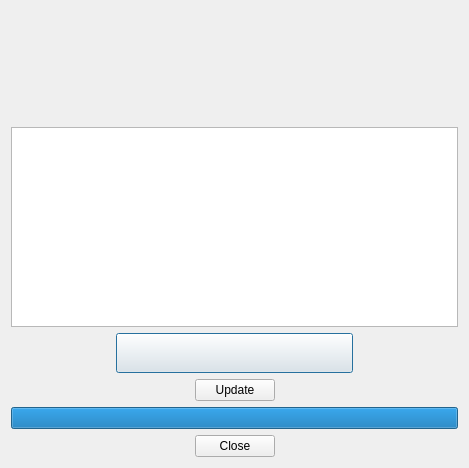
<?xml version="1.0" encoding="UTF-8"?>
<ui version="4.0">
 <class>UpdatesDialog</class>
 <widget class="QDialog" name="UpdatesDialog">
  <property name="geometry">
   <rect>
    <x>0</x>
    <y>0</y>
    <width>469</width>
    <height>468</height>
   </rect>
  </property>
  <property name="sizePolicy">
   <sizepolicy hsizetype="MinimumExpanding" vsizetype="MinimumExpanding">
    <horstretch>0</horstretch>
    <verstretch>1</verstretch>
   </sizepolicy>
  </property>
  <property name="minimumSize">
   <size>
    <width>0</width>
    <height>0</height>
   </size>
  </property>
  <property name="windowTitle">
   <string>Cliniface | Updates</string>
  </property>
  <layout class="QVBoxLayout" name="verticalLayout" stretch="0,1,0,0,0,0">
   <property name="sizeConstraint">
    <enum>QLayout::SetDefaultConstraint</enum>
   </property>
   <item>
    <layout class="QHBoxLayout" name="horizontalLayout">
     <item>
      <spacer name="horizontalSpacer">
       <property name="orientation">
        <enum>Qt::Horizontal</enum>
       </property>
       <property name="sizeHint" stdset="0">
        <size>
         <width>40</width>
         <height>20</height>
        </size>
       </property>
      </spacer>
     </item>
     <item>
      <widget class="QLabel" name="label">
       <property name="minimumSize">
        <size>
         <width>357</width>
         <height>110</height>
        </size>
       </property>
       <property name="maximumSize">
        <size>
         <width>357</width>
         <height>110</height>
        </size>
       </property>
       <property name="text">
        <string/>
       </property>
       <property name="pixmap">
        <pixmap resource="../resources.qrc">:/logos/LARGE_LOGO</pixmap>
       </property>
       <property name="scaledContents">
        <bool>false</bool>
       </property>
      </widget>
     </item>
     <item>
      <spacer name="horizontalSpacer_2">
       <property name="orientation">
        <enum>Qt::Horizontal</enum>
       </property>
       <property name="sizeHint" stdset="0">
        <size>
         <width>40</width>
         <height>20</height>
        </size>
       </property>
      </spacer>
     </item>
    </layout>
   </item>
   <item>
    <widget class="QTextBrowser" name="updateDetails">
     <property name="sizePolicy">
      <sizepolicy hsizetype="MinimumExpanding" vsizetype="MinimumExpanding">
       <horstretch>0</horstretch>
       <verstretch>1</verstretch>
      </sizepolicy>
     </property>
     <property name="minimumSize">
      <size>
       <width>0</width>
       <height>0</height>
      </size>
     </property>
     <property name="maximumSize">
      <size>
       <width>16777215</width>
       <height>16777215</height>
      </size>
     </property>
     <property name="contextMenuPolicy">
      <enum>Qt::NoContextMenu</enum>
     </property>
     <property name="html">
      <string>&lt;!DOCTYPE HTML PUBLIC &quot;-//W3C//DTD HTML 4.0//EN&quot; &quot;http://www.w3.org/TR/REC-html40/strict.dtd&quot;&gt;
&lt;html&gt;&lt;head&gt;&lt;meta name=&quot;qrichtext&quot; content=&quot;1&quot; /&gt;&lt;style type=&quot;text/css&quot;&gt;
p, li { white-space: pre-wrap; }
&lt;/style&gt;&lt;/head&gt;&lt;body style=&quot; font-family:'Ubuntu'; font-size:10pt; font-weight:400; font-style:normal;&quot;&gt;
&lt;p style=&quot;-qt-paragraph-type:empty; margin-top:0px; margin-bottom:0px; margin-left:0px; margin-right:0px; -qt-block-indent:0; text-indent:0px;&quot;&gt;&lt;br /&gt;&lt;/p&gt;&lt;/body&gt;&lt;/html&gt;</string>
     </property>
     <property name="openExternalLinks">
      <bool>true</bool>
     </property>
    </widget>
   </item>
   <item>
    <layout class="QHBoxLayout" name="horizontalLayout_3">
     <item>
      <spacer name="horizontalSpacer_3">
       <property name="orientation">
        <enum>Qt::Horizontal</enum>
       </property>
       <property name="sizeHint" stdset="0">
        <size>
         <width>40</width>
         <height>20</height>
        </size>
       </property>
      </spacer>
     </item>
     <item>
      <widget class="QPushButton" name="donateButton">
       <property name="minimumSize">
        <size>
         <width>237</width>
         <height>40</height>
        </size>
       </property>
       <property name="maximumSize">
        <size>
         <width>237</width>
         <height>40</height>
        </size>
       </property>
       <property name="styleSheet">
        <string notr="true">border-radius: 4px;
border-color: beige;
border-style:outset;
border-width:2px;

pressed{
border-style:inset
}

</string>
       </property>
       <property name="text">
        <string/>
       </property>
       <property name="icon">
        <iconset resource="../resources.qrc">
         <normaloff>:/icons/KO-FI</normaloff>:/icons/KO-FI</iconset>
       </property>
       <property name="iconSize">
        <size>
         <width>237</width>
         <height>40</height>
        </size>
       </property>
      </widget>
     </item>
     <item>
      <spacer name="horizontalSpacer_4">
       <property name="orientation">
        <enum>Qt::Horizontal</enum>
       </property>
       <property name="sizeHint" stdset="0">
        <size>
         <width>40</width>
         <height>20</height>
        </size>
       </property>
      </spacer>
     </item>
    </layout>
   </item>
   <item>
    <layout class="QHBoxLayout" name="horizontalLayout_2">
     <item>
      <spacer name="horizontalSpacer_5">
       <property name="orientation">
        <enum>Qt::Horizontal</enum>
       </property>
       <property name="sizeHint" stdset="0">
        <size>
         <width>40</width>
         <height>20</height>
        </size>
       </property>
      </spacer>
     </item>
     <item>
      <widget class="QPushButton" name="updateButton">
       <property name="text">
        <string>Update</string>
       </property>
       <property name="iconSize">
        <size>
         <width>40</width>
         <height>40</height>
        </size>
       </property>
      </widget>
     </item>
     <item>
      <spacer name="horizontalSpacer_6">
       <property name="orientation">
        <enum>Qt::Horizontal</enum>
       </property>
       <property name="sizeHint" stdset="0">
        <size>
         <width>40</width>
         <height>20</height>
        </size>
       </property>
      </spacer>
     </item>
    </layout>
   </item>
   <item>
    <widget class="QProgressBar" name="downloadProgressBar">
     <property name="maximum">
      <number>1</number>
     </property>
     <property name="value">
      <number>1</number>
     </property>
     <property name="format">
      <string/>
     </property>
    </widget>
   </item>
   <item>
    <widget class="QDialogButtonBox" name="buttonBox">
     <property name="orientation">
      <enum>Qt::Horizontal</enum>
     </property>
     <property name="standardButtons">
      <set>QDialogButtonBox::Close</set>
     </property>
     <property name="centerButtons">
      <bool>true</bool>
     </property>
    </widget>
   </item>
  </layout>
 </widget>
 <resources>
  <include location="../resources.qrc"/>
 </resources>
 <connections>
  <connection>
   <sender>buttonBox</sender>
   <signal>rejected()</signal>
   <receiver>UpdatesDialog</receiver>
   <slot>reject()</slot>
   <hints>
    <hint type="sourcelabel">
     <x>473</x>
     <y>512</y>
    </hint>
    <hint type="destinationlabel">
     <x>473</x>
     <y>266</y>
    </hint>
   </hints>
  </connection>
 </connections>
</ui>
